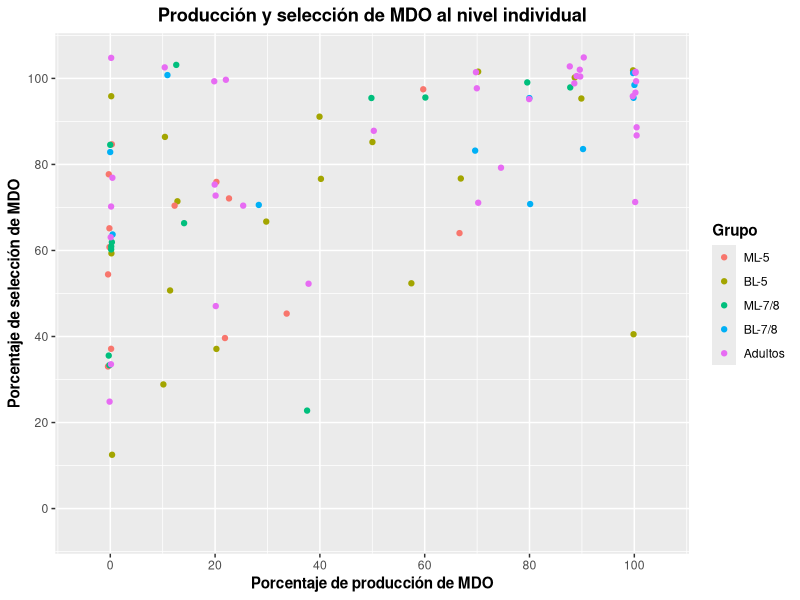
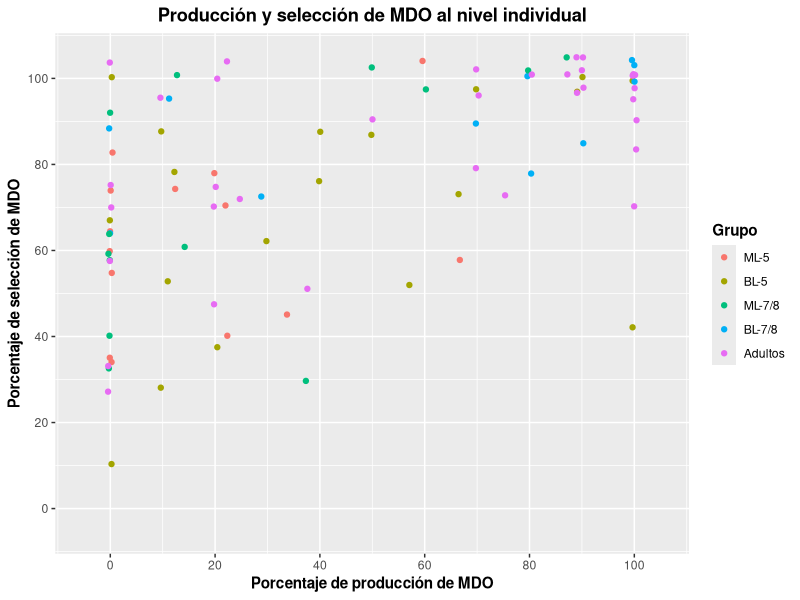

Reproduce these figures in R, in order.
library(tidyverse)
library(here)


# Load data
## Load CSVs
DOM_EPT <- read_csv(here("Manuscripts", "SLR (Multiple Baselines)", "Data", "SLR Multiple Baselines DOM Production.csv")) %>% 
  mutate(Structure = "DOM",
         Group = case_when(Group == "MLS-5" ~ "ML-5",
                           Group == "MLS-7/8" ~ "ML-7/8",
                           Group == "DLBE-5" ~ "BL-5",
                           Group == "DLBE-7/8" ~ "BL-7/8",
                           Group == "Adults" ~ "Adultos",
                           TRUE ~ Group)) %>% 
  select(!Mood)

DOM_FCT <- read_csv(here("Manuscripts", "SLR (Multiple Baselines)", "Data", "SLR Multiple Baselines DOM Selection.csv")) %>% 
  mutate(Structure = "DOM",
         Group = case_when(Group == "MLS-5" ~ "ML-5",
                           Group == "MLS-7/8" ~ "ML-7/8",
                           Group == "DLBE-5" ~ "BL-5",
                           Group == "DLBE-7/8" ~ "BL-7/8",
                           Group == "Adults" ~ "Adultos",
                           TRUE ~ Group)) %>% 
  select(!Mood)


## Create dataframe
Production_Group <- DOM_EPT %>%
  filter(!is.na(Response)) %>%
  group_by(Part_ID, Group) %>%
  summarize(Total_Structure = sum(Response, na.rm = TRUE),
            Total_Responses = sum(!is.na(Response)),
            Prod_Ratio = Total_Structure/Total_Responses) %>% 
  mutate(Production = (Prod_Ratio*100))

Selection_Group <- DOM_FCT %>%
  filter(!is.na(Response)) %>%
  group_by(Part_ID, Group) %>%
  summarize(Total_Structure = sum(Response, na.rm = TRUE),
            Total_Responses = sum(!is.na(Response)),
            Sel_Ratio = Total_Structure/Total_Responses) %>% 
  mutate(Selection = (Sel_Ratio*100))


Aggregate = left_join(Production_Group, Selection_Group, by = c("Part_ID", "Group")) %>% 
  mutate(Sum = (Production + Selection)) %>% 
  rename(Number_Produced = Total_Structure.x,
         Number_Selected = Total_Structure.y,
         EPT_Total = Total_Responses.x,
         FCT_Total = Total_Responses.y) %>% 
  select(!c(Prod_Ratio, Sel_Ratio)) %>% 
  mutate(Group = factor(Group, levels = c("ML-5", "BL-5", "ML-7/8", "BL-7/8", "Adultos")))


# Generate plot
Ind_Diffs <- Aggregate %>% 
  ggplot(aes(x = Production, y = Selection, color = Group)) +
  geom_jitter() +
  scale_x_continuous(breaks = seq (0, 100, 20),
                     limits = c(-5, 105)) +
  scale_y_continuous(breaks = seq (0, 100, 20),
                     limits = c(-5, 105)) +
  labs(x = "Porcentaje de producción de MDO",
       y = "Porcentaje de selección de MDO",
       title = "Producción y selección de MDO al nivel individual",
       color = "Grupo") +
  theme(axis.title = element_text(face = "bold"),
        plot.title = element_text(hjust = 0.5, face = "bold"),
        legend.title = element_text(face = "bold"),
        strip.text = element_text(face = "bold", size = 10))

Ind_Diffs

ggsave(filename = here("Abstracts and Talks", "ALFAL 2026", "Graphs", "ALFAL 2026 Individual Differences Plot.pdf"),
       plot = Ind_Diffs,
       device = "pdf",
       width = 6,
       height = 3.5,
       units = "in")


# Highlight categorical producers
DOM_Joint <- rbind(DOM_EPT, DOM_FCT) %>% 
  group_by(Part_ID, Group) %>%
  summarize(BESA_Total    = first(na.omit(BESA_Total)),
            Use_Joint     = first(na.omit(Use_Joint)),
            Exposure_Group = first(na.omit(Exposure_Group)),
            .groups = "drop")

Categorical_Users <- Aggregate %>%
  filter(Sum == 200) %>%
  select(Part_ID, Group, EPT_Total) %>%
  left_join(DOM_Joint %>%
              group_by(Part_ID, Group) %>%
              summarize(BESA_Total = first(na.omit(BESA_Total)),
                        Use_Joint = first(na.omit(Use_Joint)),
                        Exposure_Group = first(na.omit(Exposure_Group)),
                        .groups = "drop"),
            by = c("Part_ID", "Group"))
